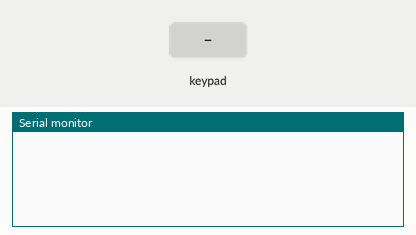
A sketch run on a simulated Arduino Uno, built with avr-gcc and run on an emulated ATmega328P. Parts: the last lines printed to the serial monitor. The inputs (shaded band) are chosen by the test bench.

Above: at 1.2 s.
1.3 s: key '1' pressed
At 2.7 s:
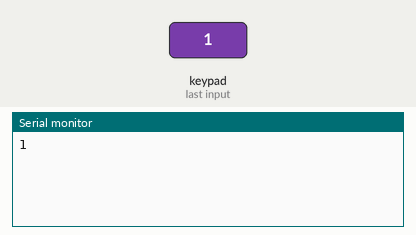
3.0 s: keypad keys 6 7 8 9 # pressed 0.4 s apart
At 5.7 s:
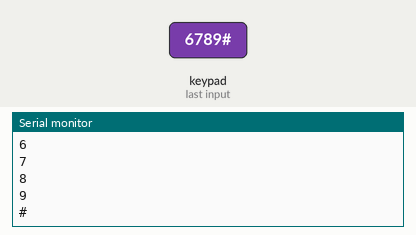
6.5 s: key 'A' pressed
At 7.4 s:
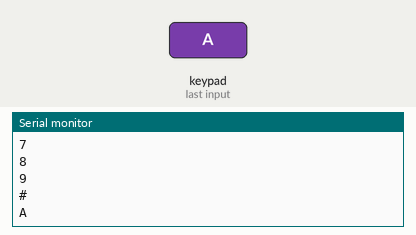
8.2 s: keypad keys 6 7 8 9 * pressed 0.4 s apart
At 10.4 s:
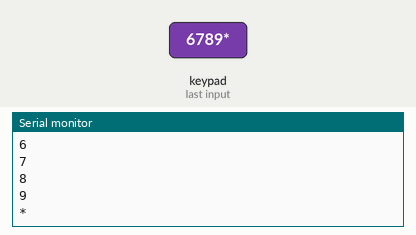
11.7 s: key 'B' pressed
At 13.1 s:
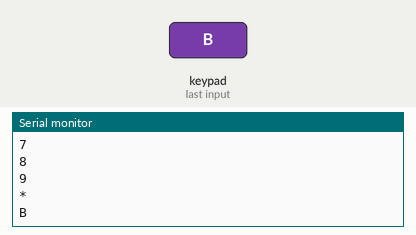
13.4 s: keypad keys 6 7 8 9 D pressed 0.4 s apart
At 16.3 s:
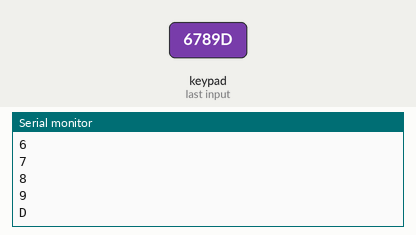
Timing chart, 0 to 17.8 s (numbered marks = the images above; inputs shaded):
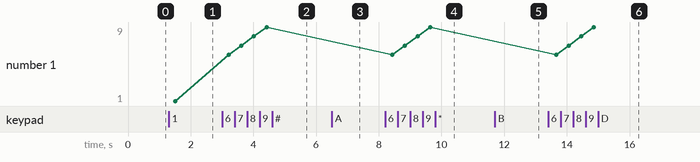

Measured:
- after the input at 1.3 s, the serial monitor: prints a new line after 0.21 s (image 1)
- after the input at 3.0 s, the serial monitor: prints a new line after 0.21 s (image 2)
- after the input at 6.5 s, the serial monitor: prints a new line after 0.23 s (image 3)
- after the input at 8.2 s, the serial monitor: prints a new line after 0.23 s (image 4)
- after the input at 11.7 s, the serial monitor: prints a new line after 0.25 s (image 5)
- after the input at 13.4 s, the serial monitor: prints a new line after 0.25 s (image 6)
- plotted number 1: 1 → 9 after the input at 3.0 s

The sketch:

keyboard.ino
```cpp
#include "Keypad.h"

//Bạn có thể tham khảo thêm tại: https://github.com/Chris--A/Keypad/blob/master/examples/HelloKeypad/HelloKeypad.ino

const byte rows = 4; //số hàng
const byte columns = 4; //số cột

int holdDelay = 700; //Thời gian trễ để xem là nhấn 1 nút nhằm tránh nhiễu
int n = 3; //
int state = 0; //nếu state =0 ko nhấn,state =1 nhấn thời gian nhỏ , state = 2 nhấn giữ lâu
char key = 0;

//Định nghĩa các giá trị trả về
char keys[rows][columns] =
{
  {'1', '2', '3', 'A'},
  {'4', '5', '6', 'B'},
  {'7', '8', '9', 'C'},
  {'*', '0', '#', 'D'},
};

byte rowPins[rows] = {6, 7, 8 ,9}; //Cách nối chân với Arduino
byte columnPins[columns] = {10, 11, 12 ,13};

//cài đặt thư viện keypad
Keypad keypad = Keypad(makeKeymap(keys), rowPins, columnPins, rows, columns);

void getKeyB(){
   char temp = keypad.getKey();

  if ((int)keypad.getState() ==  PRESSED) {
    if (temp != 0) {
      key = temp;
    }
  }
  if ((int)keypad.getState() ==  HOLD) {
    state++;
    state = constrain(state, 1, n-1);
    delay(holdDelay);
  }

  if ((int)keypad.getState() ==  RELEASED) {
    key += state;
    state = 0;
    //Xuất lên Máy tính để xem kết quả
    Serial.println(key);

  }
}

void setup() {
  Serial.begin(9600);//bật serial, baudrate 9600

}


void loop() {
 getKeyB();
  delay(100);
}
```
